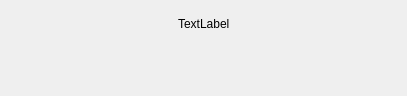
<?xml version="1.0" encoding="UTF-8"?>
<ui version="4.0">
 <class>ActionGroupWidget</class>
 <widget class="QWidget" name="ActionGroupWidget">
  <property name="geometry">
   <rect>
    <x>0</x>
    <y>0</y>
    <width>407</width>
    <height>96</height>
   </rect>
  </property>
  <property name="minimumSize">
   <size>
    <width>0</width>
    <height>96</height>
   </size>
  </property>
  <property name="maximumSize">
   <size>
    <width>16777215</width>
    <height>96</height>
   </size>
  </property>
  <property name="windowTitle">
   <string>Form</string>
  </property>
  <layout class="QVBoxLayout" name="verticalLayout_2" stretch="0,1">
   <property name="spacing">
    <number>1</number>
   </property>
   <property name="leftMargin">
    <number>0</number>
   </property>
   <property name="topMargin">
    <number>0</number>
   </property>
   <property name="rightMargin">
    <number>0</number>
   </property>
   <property name="bottomMargin">
    <number>0</number>
   </property>
   <item>
    <widget class="QWidget" name="titleWidget" native="true">
     <property name="minimumSize">
      <size>
       <width>0</width>
       <height>32</height>
      </size>
     </property>
     <property name="maximumSize">
      <size>
       <width>16777215</width>
       <height>32</height>
      </size>
     </property>
     <layout class="QVBoxLayout" name="verticalLayout">
      <property name="spacing">
       <number>0</number>
      </property>
      <property name="leftMargin">
       <number>0</number>
      </property>
      <property name="topMargin">
       <number>0</number>
      </property>
      <property name="rightMargin">
       <number>0</number>
      </property>
      <property name="bottomMargin">
       <number>0</number>
      </property>
      <item>
       <layout class="QHBoxLayout" name="horizontalLayout_2">
        <property name="spacing">
         <number>0</number>
        </property>
        <item>
         <widget class="QLabel" name="selectArea">
          <property name="minimumSize">
           <size>
            <width>14</width>
            <height>14</height>
           </size>
          </property>
          <property name="maximumSize">
           <size>
            <width>14</width>
            <height>14</height>
           </size>
          </property>
          <property name="pixmap">
           <pixmap resource="behavioredit.qrc">:/res/image/ic_fram_blue.png</pixmap>
          </property>
         </widget>
        </item>
        <item>
         <spacer name="horizontalSpacer">
          <property name="orientation">
           <enum>Qt::Horizontal</enum>
          </property>
          <property name="sizeHint" stdset="0">
           <size>
            <width>40</width>
            <height>20</height>
           </size>
          </property>
         </spacer>
        </item>
       </layout>
      </item>
      <item>
       <layout class="QHBoxLayout" name="horizontalLayout">
        <item>
         <spacer name="horizontalSpacer_2">
          <property name="orientation">
           <enum>Qt::Horizontal</enum>
          </property>
          <property name="sizeHint" stdset="0">
           <size>
            <width>40</width>
            <height>20</height>
           </size>
          </property>
         </spacer>
        </item>
        <item>
         <widget class="QLabel" name="groupName">
          <property name="text">
           <string>TextLabel</string>
          </property>
         </widget>
        </item>
        <item>
         <spacer name="horizontalSpacer_3">
          <property name="orientation">
           <enum>Qt::Horizontal</enum>
          </property>
          <property name="sizeHint" stdset="0">
           <size>
            <width>40</width>
            <height>20</height>
           </size>
          </property>
         </spacer>
        </item>
       </layout>
      </item>
     </layout>
    </widget>
   </item>
   <item>
    <widget class="QWidget" name="actionsWidget" native="true">
     <property name="minimumSize">
      <size>
       <width>0</width>
       <height>63</height>
      </size>
     </property>
     <property name="maximumSize">
      <size>
       <width>16777215</width>
       <height>63</height>
      </size>
     </property>
    </widget>
   </item>
  </layout>
 </widget>
 <resources>
  <include location="behavioredit.qrc"/>
 </resources>
 <connections/>
</ui>
